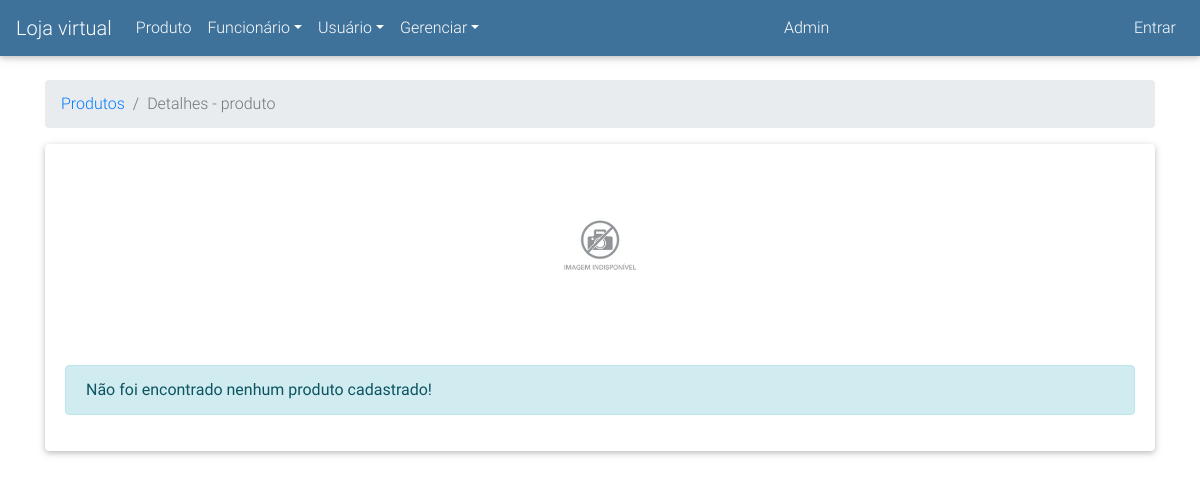
The page /produto/4 on the database as committed earlier.
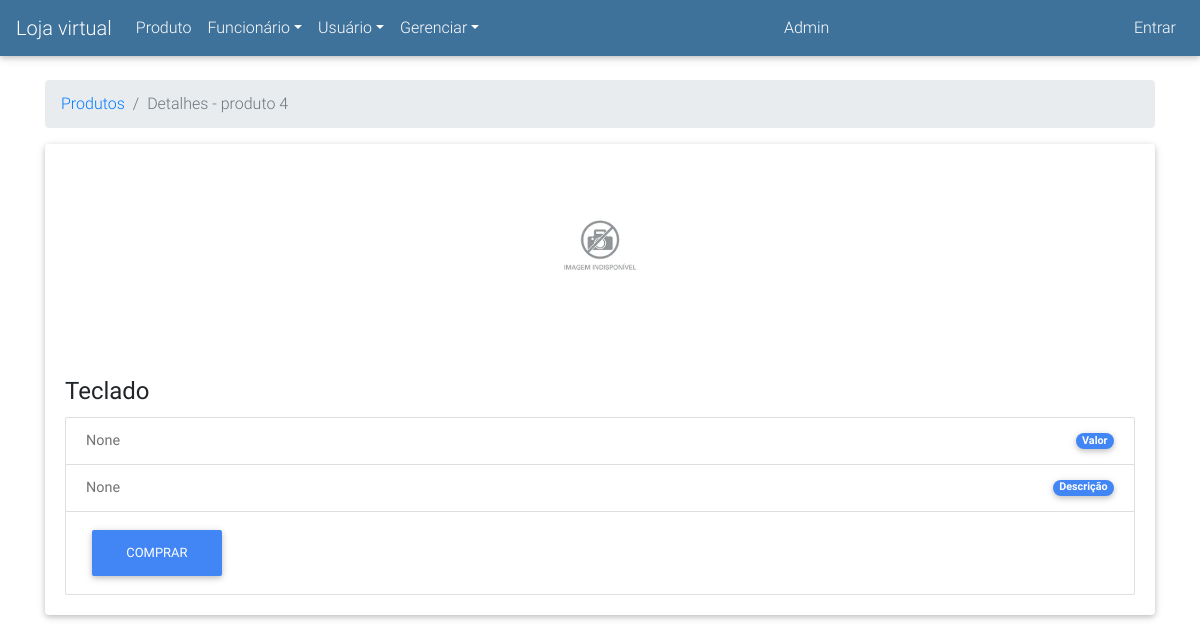
The same page on the database as committed later.
### virtual/models/produto.py (models this page shows, shortened)
class Produto(models.Model):
    nome = models.CharField(
        max_length=100
    )
    valor = models.DecimalField(
        max_digits=8,
        decimal_places=2,
        null=True,
        blank=True
    )
    descricao = models.CharField(
        'descrição',
        max_length=200,
        null=True,
        blank=True
    )
    image = models.ImageField(
        upload_to = 'produtos/images',
        verbose_name = 'imagem',
        null=True,
        blank=True
    )
    document = models.FileField(
        upload_to='produtos/documents',
        verbose_name = 'documento',
        null=True,
        blank=True
    )

### virtual/views/produto.py (the view)
# urls.py: url(r'^produto/(?P<pk>[0-9]+)$', views.produto.view_detalhes, name='view_produto_detalhes'),
def view_detalhes(request, pk):
    try:
        produto = Produto.objects.filter(pk=pk).first()
    except Produto.DoesNotExist:
        produto = None
    contexto ={
        'produto': produto
    }
    return render(
        request,
        'produto/detalhes.html',
        contexto
    )

### virtual/templates/produto/detalhes.html (shortened to what this page needs)
{% extends "base.html" %}
{% load static %}
{% block conteudo %}
<ol class="breadcrumb">
    <li class="breadcrumb-item"><a href="{% url 'view_produto_home' %}"> Produtos</a></li>
    <li class="breadcrumb-item active">Detalhes - produto {{produto.pk}}</li>
</ol>
<div class="card">
  {% if produto.image %}
    <img class="card-img-top" src="{{ produto.image.url}}" alt="{{produto.nome}}">
  {% else %}
      <img class="card-img-top" src="{% static 'img/sem_imagem.png' %}" alt="{{produto.nome}}">
  {% endif %}
  <div class="card-body">
    {% if produto != None %}
      <h4 class="card-title">
        <h4 class="card-title">{{produto.nome}}</h4>
        </h4>
        <div class="card-text">
          <ul class="list-group">
            <li class="list-group-item d-flex justify-content-between align-items-center">
              {{produto.valor}}
              <span class="badge badge-primary badge-pill">Valor</span>
            </li>
            <li class="list-group-item d-flex justify-content-between align-items-center">
              {{produto.descricao}}
              <span class="badge badge-primary badge-pill">Descrição</span>
            </li>
            <li class="list-group-item d-flex justify-content-between align-items-center">
              <a type="button" class="btn btn-primary ">Comprar</a>
            </li>
          </ul>
        </div>
      {% else %}
      <div class="alert alert-info" role="alert">
        Não foi encontrado nenhum produto cadastrado!
      </div>
      {% endif %}
  </div>
</div>
{% endblock %}

### virtual/templates/base.html (shortened to what this page needs)
<!DOCTYPE html>
<html>
<head>
  <link rel="stylesheet" href="https://use.fontawesome.com/releases/v5.6.1/css/all.css">
  <link href="/static/css/bootstrap.min.css" rel="stylesheet">
  <link href="/static/css/mdb.min.css" rel="stylesheet">
  <link href="/static/css/style.css" rel="stylesheet">
  <link href="/static/css/lobibox.min.css" rel="stylesheet">
</head>
<body>
  <nav class="navbar navbar-expand-lg navbar-dark unique-color">
    <a class="navbar-brand" href="/">Loja virtual</a>
    <div class="collapse navbar-collapse" id="basicExampleNav">
      <ul class="navbar-nav mr-auto">
        <li class="nav-item">
          <a class="nav-link" href="{% url 'view_produto_home' %}">Produto
          </a>
        </li>
        <li class="nav-item dropdown">
          <a class="nav-link dropdown-toggle" id="navbarDropdownMenuFuncionario" data-toggle="dropdown" aria-haspopup="true"
            aria-expanded="false">Funcionário</a>
        </li>
        <li class="nav-item dropdown">
          <a class="nav-link dropdown-toggle" id="navbarDropdownMenuFuncionario" data-toggle="dropdown" aria-haspopup="true"
            aria-expanded="false">Usuário</a>
        </li>
        <li class="nav-item dropdown">
          <a class="nav-link dropdown-toggle" id="navbarDropdownMenuFuncionario" data-toggle="dropdown" aria-haspopup="true"
            aria-expanded="false">Gerenciar</a>
        </li>
      </ul>
      <ul class="navbar-nav mr-auto">
        <li class="nav-item">
          <a class="nav-link" href="/admin">Admin
          </a>
        </li>
      </ul>
      <form class="form-inline">
        <ul class="navbar-nav mr-auto">
          {% if user.is_authenticated %}
          <li class="nav-item"> <span class="nav-link"> Bem vindo: {{user}} </span> </li>
          <li class="nav-item">
            <a class="nav-link" href="{% url 'logout' %}">Sair
              <span class="sr-only">(current)</span>
            </a>
          </li>
          {% else %}
          <li class="nav-item">
            <a class="nav-link" href="{% url 'login' %}">Entrar
            </a>
          </li>
          {% endif %}
        </ul>
      </form>
    </div>
  </nav>
  <div class="container mt-4">
    {% block conteudo %} {% endblock %}
  </div>
</body>
</html>

Rows that differ between the two databases and show on the page:
added Produto: pk "4", nome "Teclado", valor "None", descricao "None"
Other text that changed with them:
text no longer shown: "Não foi encontrado nenhum produto cadastrado!"
text now shown: "Valor Descrição COMPRAR"
